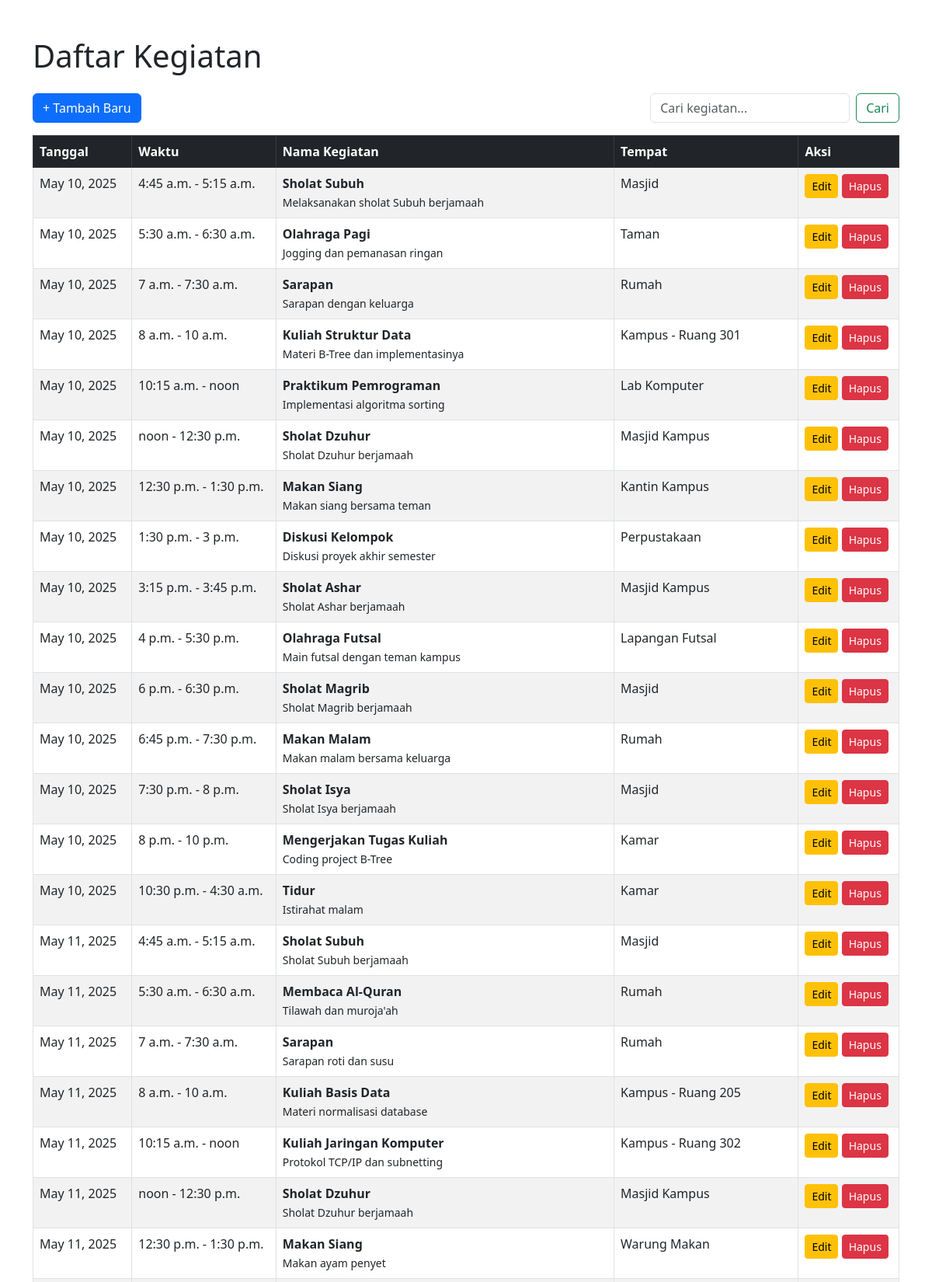
The page / (upper part) on the database its author committed.
### jadwal/models.py (models this page shows, shortened)
class Kegiatan(models.Model):
    tanggal = models.DateField()
    waktu_mulai = models.TimeField()
    waktu_selesai = models.TimeField()
    nama = models.CharField(max_length=255)
    tempat = models.CharField(max_length=255)
    deskripsi = models.TextField()
    class Meta:
        ordering = ["tanggal", "waktu_mulai"]

### jadwal/views.py (the view)
# urls.py: path("", views.daftar_kegiatan, name="daftar_kegiatan"),
def daftar_kegiatan(request):
    query = request.GET.get("q")  # Untuk fitur cari (search_controller.py)
    if query:
        kegiatan_list = Kegiatan.objects.filter(
            Q(nama__icontains=query)
            | Q(tempat__icontains=query)
            | Q(tanggal__icontains=query)
        )
    else:
        kegiatan_list = Kegiatan.objects.all()
    return render(
        request, "jadwal/index.html", {"kegiatan_list": kegiatan_list, "query": query}
    )

### jadwal/templates/jadwal/index.html (shortened to what this page needs)
<!DOCTYPE html>
<html>
  <head>
    <link
      rel="stylesheet"
      href="https://cdn.jsdelivr.net/npm/bootstrap@5.3.0/dist/css/bootstrap.min.css"
    />
  </head>
  <body class="container mt-5">
    <h1 class="mb-4">Daftar Kegiatan</h1>
    <div class="d-flex justify-content-between mb-3">
      <a href="{% url 'tambah_kegiatan' %}" class="btn btn-primary"
        >+ Tambah Baru</a
      >
      <form method="GET" class="d-flex">
        <input
          name="q"
          class="form-control me-2"
          placeholder="Cari kegiatan..."
          value="{{ query|default:'' }}"
        />
        <button type="submit" class="btn btn-outline-success">Cari</button>
      </form>
    </div>
    <table class="table table-striped table-bordered">
      <thead class="table-dark">
        <tr>
          <th>Tanggal</th>
          <th>Waktu</th>
          <th>Nama Kegiatan</th>
          <th>Tempat</th>
          <th>Aksi</th>
        </tr>
      </thead>
      <tbody>
        {% for k in kegiatan_list %}
        <tr>
          <td>{{ k.tanggal }}</td>
          <td>{{ k.waktu_mulai }} - {{ k.waktu_selesai }}</td>
          <td>
            <strong>{{ k.nama }}</strong><br /><small>{{ k.deskripsi }}</small>
          </td>
          <td>{{ k.tempat }}</td>
          <td>
            <a
              href="{% url 'edit_kegiatan' k.pk %}"
              class="btn btn-sm btn-warning"
              >Edit</a
            >
            <a
              href="{% url 'hapus_kegiatan' k.pk %}"
              class="btn btn-sm btn-danger"
              onclick="return confirm('Hapus?')"
              >Hapus</a
            >
          </td>
        </tr>
        {% empty %}
        <tr>
          <td colspan="5" class="text-center">Tidak ada jadwal ditemukan.</td>
        </tr>
        {% endfor %}
      </tbody>
    </table>
  </body>
</html>

### rows shown on the page
Kegiatan: tanggal "May 10, 2025", waktu_mulai "4:45 a.m.", waktu_selesai "5:15 a.m.", nama "Sholat Subuh", deskripsi "Melaksanakan sholat Subuh berjamaah", tempat "Masjid"
Kegiatan: tanggal "May 10, 2025", waktu_mulai "5:30 a.m.", waktu_selesai "6:30 a.m.", nama "Olahraga Pagi", deskripsi "Jogging dan pemanasan ringan", tempat "Taman"
Kegiatan: tanggal "May 10, 2025", waktu_mulai "7 a.m.", waktu_selesai "7:30 a.m.", nama "Sarapan", deskripsi "Sarapan dengan keluarga", tempat "Rumah"
Kegiatan: tanggal "May 10, 2025", waktu_mulai "8 a.m.", waktu_selesai "10 a.m.", nama "Kuliah Struktur Data", deskripsi "Materi B-Tree dan implementasinya", tempat "Kampus - Ruang 301"
Kegiatan: tanggal "May 10, 2025", waktu_mulai "10:15 a.m.", waktu_selesai "noon", nama "Praktikum Pemrograman", deskripsi "Implementasi algoritma sorting", tempat "Lab Komputer"
Kegiatan: tanggal "May 10, 2025", waktu_mulai "noon", waktu_selesai "12:30 p.m.", nama "Sholat Dzuhur", deskripsi "Sholat Dzuhur berjamaah", tempat "Masjid Kampus"
Kegiatan: tanggal "May 10, 2025", waktu_mulai "12:30 p.m.", waktu_selesai "1:30 p.m.", nama "Makan Siang", deskripsi "Makan siang bersama teman", tempat "Kantin Kampus"
Kegiatan: tanggal "May 10, 2025", waktu_mulai "1:30 p.m.", waktu_selesai "3 p.m.", nama "Diskusi Kelompok", deskripsi "Diskusi proyek akhir semester", tempat "Perpustakaan"
Kegiatan: tanggal "May 10, 2025", waktu_mulai "3:15 p.m.", waktu_selesai "3:45 p.m.", nama "Sholat Ashar", deskripsi "Sholat Ashar berjamaah", tempat "Masjid Kampus"
Kegiatan: tanggal "May 10, 2025", waktu_mulai "4 p.m.", waktu_selesai "5:30 p.m.", nama "Olahraga Futsal", deskripsi "Main futsal dengan teman kampus", tempat "Lapangan Futsal"
Kegiatan: tanggal "May 10, 2025", waktu_mulai "6 p.m.", waktu_selesai "6:30 p.m.", nama "Sholat Magrib", deskripsi "Sholat Magrib berjamaah", tempat "Masjid"
Kegiatan: tanggal "May 10, 2025", waktu_mulai "6:45 p.m.", waktu_selesai "7:30 p.m.", nama "Makan Malam", deskripsi "Makan malam bersama keluarga", tempat "Rumah"
Kegiatan: tanggal "May 10, 2025", waktu_mulai "7:30 p.m.", waktu_selesai "8 p.m.", nama "Sholat Isya", deskripsi "Sholat Isya berjamaah", tempat "Masjid"
Kegiatan: tanggal "May 10, 2025", waktu_mulai "8 p.m.", waktu_selesai "10 p.m.", nama "Mengerjakan Tugas Kuliah", deskripsi "Coding project B-Tree", tempat "Kamar"
Kegiatan: tanggal "May 10, 2025", waktu_mulai "10:30 p.m.", waktu_selesai "4:30 a.m.", nama "Tidur", deskripsi "Istirahat malam", tempat "Kamar"
Kegiatan: tanggal "May 11, 2025", waktu_mulai "4:45 a.m.", waktu_selesai "5:15 a.m.", nama "Sholat Subuh", deskripsi "Sholat Subuh berjamaah", tempat "Masjid"
Kegiatan: tanggal "May 11, 2025", waktu_mulai "5:30 a.m.", waktu_selesai "6:30 a.m.", nama "Membaca Al-Quran", deskripsi "Tilawah dan muroja'ah", tempat "Rumah"
Kegiatan: tanggal "May 11, 2025", waktu_mulai "7 a.m.", waktu_selesai "7:30 a.m.", nama "Sarapan", deskripsi "Sarapan roti dan susu", tempat "Rumah"
Kegiatan: tanggal "May 11, 2025", waktu_mulai "8 a.m.", waktu_selesai "10 a.m.", nama "Kuliah Basis Data", deskripsi "Materi normalisasi database", tempat "Kampus - Ruang 205"
Kegiatan: tanggal "May 11, 2025", waktu_mulai "10:15 a.m.", waktu_selesai "noon", nama "Kuliah Jaringan Komputer", deskripsi "Protokol TCP/IP dan subnetting", tempat "Kampus - Ruang 302"
Kegiatan: tanggal "May 11, 2025", waktu_mulai "noon", waktu_selesai "12:30 p.m.", nama "Sholat Dzuhur", deskripsi "Sholat Dzuhur berjamaah", tempat "Masjid Kampus"
Kegiatan: tanggal "May 11, 2025", waktu_mulai "12:30 p.m.", waktu_selesai "1:30 p.m.", nama "Makan Siang", deskripsi "Makan ayam penyet", tempat "Warung Makan"
